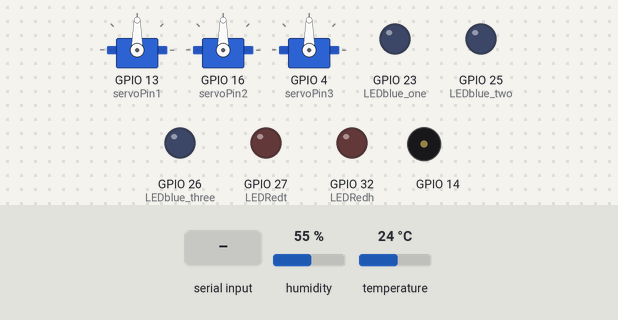
Simulated run of this sketch. Board: ESP32. On the bench: 3 × servo, output pins drawn as LEDs (lit = HIGH), buzzer (waves = sounding). The inputs (shaded band) are chosen by the test bench; at power-on: humidity 55 %, temperature 24 °C. Nothing arrives over Bluetooth unless stated.

Above: at 1.4 s.
1.5 s: "1" received over the second serial link
At 1.74 s:
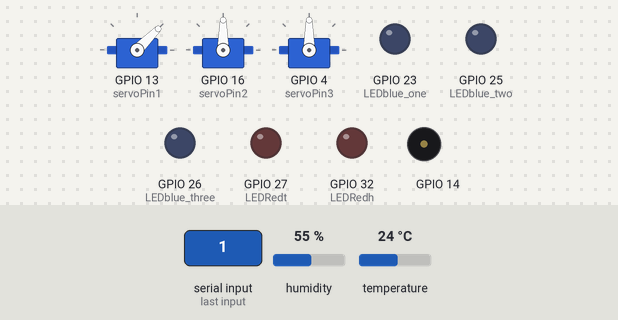
5.0 s: humidity set to 89 %
8.5 s: humidity set to 92 %
At 9.9 s:
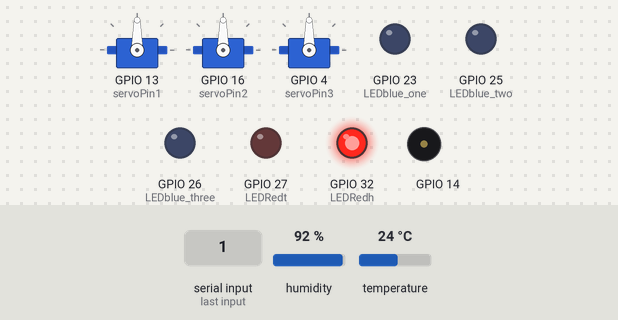
10.9 s: temperature set to 39 °C
12.7 s: temperature set to 42 °C
At 14.8 s:
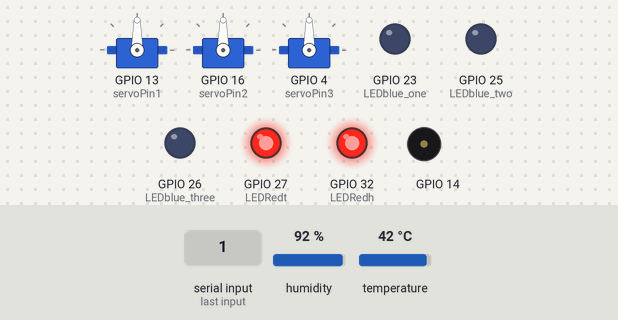
15.1 s: "2" received over the second serial link
At 20.5 s:
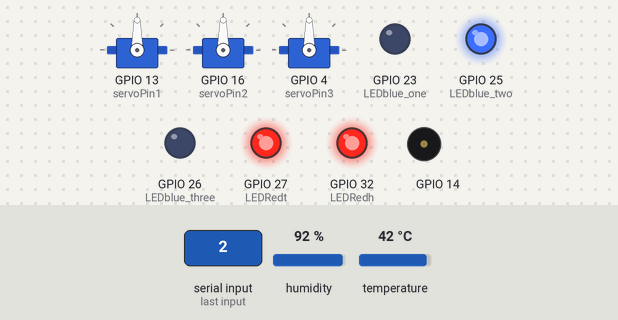
Timing chart, 0 to 22.4 s (numbered marks = the images above; inputs shaded):
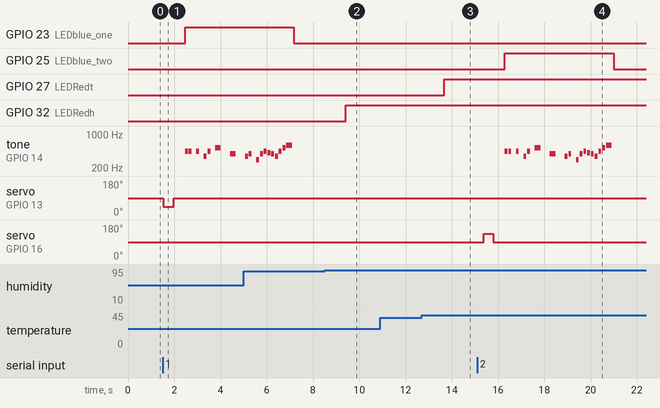

Measured:
- the behaviour switches between 90 and 91 % on humidity (found by bisection; images 1 and 2)
- the behaviour switches between 40 and 41 °C on temperature (found by bisection; images 2 and 3)
- after the input at 1.5 s, GPIO 23 (LEDblue_one): LOW → HIGH after 0.97 s; tone on GPIO 14: plays 440 Hz for 0.12 s, 440 Hz for 0.12 s, 440 Hz for 0.12 s, 349 Hz for 0.12 s, 440 Hz for 0.12 s, 523 Hz for 0.25 s … (7 notes in this stretch), starting after 0.97 s; servo on GPIO 13 (servoPin1): 90° → 45° at once, → 90° 0.45 s later
- after the input at 8.5 s, GPIO 32 (LEDRedh): LOW → HIGH after 0.92 s
- after the input at 10.9 s, every drawn part: stays the same
- after the input at 12.7 s, GPIO 27 (LEDRedt): LOW → HIGH after 0.97 s
- after the input at 15.1 s, GPIO 25 (LEDblue_two): LOW → HIGH after 1.2 s, → LOW 4.7 s later; tone on GPIO 14: plays 440 Hz for 0.12 s, 440 Hz for 0.12 s, 440 Hz for 0.12 s, 349 Hz for 0.12 s, 440 Hz for 0.12 s, 523 Hz for 0.25 s … (18 notes in this stretch), starting after 1.2 s; servo on GPIO 16 (servoPin2): 90° → 135° after 0.27 s, → 90° 0.42 s later

The sketch:

Dispenser_code.ino
```cpp
#include <ESP32Servo.h>
#include <Arduino.h>
#include "BluetoothSerial.h"
#include "DHT.h"
#define DHTPIN 33  // Digital pin connected to the DHT sensor
#define DHTTYPE DHT11  // DHT 11

const int LEDRedh = 32;
const int LEDRedt = 27;
const int LEDblue_one = 23;
const int LEDblue_two = 25;
const int LEDblue_three = 26;
static const int servoPin1 = 13;
static const int servoPin2 = 16;
static const int servoPin3 = 4;

Servo servo1; //first servo object
Servo servo2;
Servo servo3;
BluetoothSerial SerialBT;
DHT dht(DHTPIN, DHTTYPE);

// notes in the melody:
int melody[] = {
  440, 440, 0, 440, 0, 349, 440, 0, 523, 0, 392, 0,
  349, 392, 0, 294, 392, 440, 415, 392, 349, 440, 523, 587
};

// note durations: 4 = quarter note, 8 = eighth note, etc.:
int noteDurations[] = {
  8, 8, 8, 8, 8, 8, 8, 8, 4, 4, 4, 4,  // First melody, first line
  8, 8, 8, 8, 8, 8, 8, 8, 8, 8, 8, 4,  // First melody, second line
};

void setup() {
  servo1.attach(servoPin1);
  servo2.attach(servoPin2);
  servo3.attach(servoPin3);
  dht.begin();
  pinMode(LEDRedt, OUTPUT);
  pinMode(LEDRedh, OUTPUT);
  pinMode(LEDblue_one, OUTPUT);
  pinMode(LEDblue_two, OUTPUT);
  pinMode(LEDblue_three, OUTPUT);
  SerialBT.begin("ESP32-Bluetooth");
}

void humidity_temp(){
  float h = dht.readHumidity();
  float t = dht.readTemperature();
  // Check if any reads failed and exit early (to try again).
  if (isnan(h) || isnan(t)) {
  return;
}
if(h>90){
  digitalWrite(LEDRedh, HIGH);
}
else{
  digitalWrite(LEDRedh, LOW);
}
if(t>40){
  digitalWrite(LEDRedt, HIGH);
}
else{
  digitalWrite(LEDRedt, LOW);
}
 delay(200);
}

void playMelody(){
  // iterate over the notes of the melody:
  for (int thisNote = 0; thisNote < 24; thisNote++) {

    // to calculate the note duration, take one second divided by the note type.
    //e.g. quarter note = 1000 / 4, eighth note = 1000/8, etc.
    int noteDuration = 1000 / noteDurations[thisNote];
    tone(14, melody[thisNote], noteDuration);

    // to distinguish the notes, set a minimum time between them.
    // the note's duration + 30% seems to work well:
    int pauseBetweenNotes = noteDuration * 1.30;
    delay(pauseBetweenNotes);
    // stop the tone playing:
    noTone(14);
  }
}

void Bluetooth_control(){
  if (SerialBT.available()){
    char command = SerialBT.read();

        if(command == '1'){
          move_one();
          delay(500);
          digitalWrite(LEDblue_one, HIGH);
          playMelody();
          digitalWrite(LEDblue_one, LOW);
        }
        else if(command == '2'){
          move_two();
          delay(500);
          digitalWrite(LEDblue_two, HIGH);
          playMelody();
          digitalWrite(LEDblue_two, LOW);
        }
        else if(command == '3'){
          move_three();
          delay(500);
          digitalWrite(LEDblue_three, HIGH);
          playMelody();
          digitalWrite(LEDblue_three, LOW);
        }
  }
}

void move_one() {
  servo1.write(45);
  delay(450);
  servo1.write(90);
  exit;
}

void move_two() {
  servo2.write(135);
  delay(420);
  servo2.write(90);
  exit;
}

void move_three() {
  servo3.write(135);
  delay(600);
  servo3.write(0);
  exit;
}

void loop() {
  Bluetooth_control();
  delay(100);
  humidity_temp();
}
```
